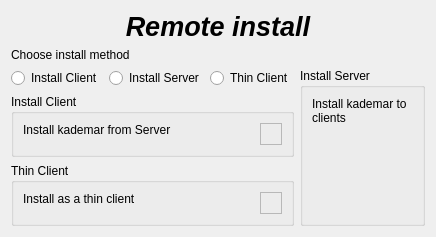
         <widget class="QWidget" name="PRemote">
          <layout class="QGridLayout" name="gridLayout_34">
           <item row="1" column="0" colspan="3">
            <widget class="QLabel" name="LRemote_2">
             <property name="text">
              <string>&lt;html&gt;&lt;head/&gt;&lt;body&gt;&lt;p&gt;Choose install method&lt;/p&gt;&lt;/body&gt;&lt;/html&gt;</string>
             </property>
             <property name="alignment">
              <set>Qt::AlignLeading|Qt::AlignLeft|Qt::AlignTop</set>
             </property>
             <property name="wordWrap">
              <bool>true</bool>
             </property>
            </widget>
           </item>
           <item row="2" column="0">
            <widget class="QRadioButton" name="RBInstallClient_2">
             <property name="text">
              <string>Install Client</string>
             </property>
            </widget>
           </item>
           <item row="2" column="1">
            <widget class="QRadioButton" name="RBInstallServer_2">
             <property name="text">
              <string>Install Server</string>
             </property>
            </widget>
           </item>
           <item row="2" column="2">
            <widget class="QRadioButton" name="RBThinClient_2">
             <property name="text">
              <string>Thin Client</string>
             </property>
            </widget>
           </item>
           <item row="2" column="3" rowspan="3">
            <widget class="QGroupBox" name="GBRemoteServer_2">
             <property name="title">
              <string>Install Server</string>
             </property>
             <layout class="QGridLayout" name="gridLayout_37">
              <item row="0" column="0">
               <widget class="QLabel" name="LRemoteServer_2">
                <property name="text">
                 <string>&lt;html&gt;&lt;head/&gt;&lt;body&gt;&lt;p&gt;Install kademar to clients&lt;/p&gt;&lt;/body&gt;&lt;/html&gt;</string>
                </property>
                <property name="alignment">
                 <set>Qt::AlignLeading|Qt::AlignLeft|Qt::AlignTop</set>
                </property>
                <property name="wordWrap">
                 <bool>true</bool>
                </property>
               </widget>
              </item>
              <item row="0" column="1">
               <widget class="QFrame" name="FInstallServerInfo_2">
                <property name="frameShape">
                 <enum>QFrame::StyledPanel</enum>
                </property>
                <property name="frameShadow">
                 <enum>QFrame::Raised</enum>
                </property>
               </widget>
              </item>
             </layout>
            </widget>
           </item>
           <item row="3" column="0" colspan="3">
            <widget class="QGroupBox" name="GBRemoteClient_2">
             <property name="title">
              <string>Install Client</string>
             </property>
             <layout class="QGridLayout" name="gridLayout_35">
              <item row="0" column="0">
               <widget class="QLabel" name="LRemoteClient_2">
                <property name="text">
                 <string>&lt;html&gt;&lt;head/&gt;&lt;body&gt;&lt;p&gt;Install kademar from Server&lt;/p&gt;&lt;/body&gt;&lt;/html&gt;</string>
                </property>
                <property name="alignment">
                 <set>Qt::AlignLeading|Qt::AlignLeft|Qt::AlignTop</set>
                </property>
                <property name="wordWrap">
                 <bool>true</bool>
                </property>
               </widget>
              </item>
              <item row="0" column="1">
               <widget class="QFrame" name="FInstallClientInfo_2">
                <property name="minimumSize">
                 <size>
                  <width>22</width>
                  <height>22</height>
                 </size>
                </property>
                <property name="maximumSize">
                 <size>
                  <width>22</width>
                  <height>22</height>
                 </size>
                </property>
                <property name="frameShape">
                 <enum>QFrame::StyledPanel</enum>
                </property>
                <property name="frameShadow">
                 <enum>QFrame::Raised</enum>
                </property>
               </widget>
              </item>
             </layout>
            </widget>
           </item>
           <item row="4" column="0" colspan="3">
            <widget class="QGroupBox" name="GBThinClient_2">
             <property name="title">
              <string>Thin Client</string>
             </property>
             <layout class="QGridLayout" name="gridLayout_36">
              <item row="0" column="0">
               <widget class="QLabel" name="LThinClient_2">
                <property name="text">
                 <string>&lt;html&gt;&lt;head/&gt;&lt;body&gt;&lt;p&gt;Install as a thin client&lt;/p&gt;&lt;/body&gt;&lt;/html&gt;</string>
                </property>
                <property name="alignment">
                 <set>Qt::AlignLeading|Qt::AlignLeft|Qt::AlignTop</set>
                </property>
                <property name="wordWrap">
                 <bool>true</bool>
                </property>
               </widget>
              </item>
              <item row="0" column="1">
               <widget class="QFrame" name="FThinClientInfo_2">
                <property name="minimumSize">
                 <size>
                  <width>22</width>
                  <height>22</height>
                 </size>
                </property>
                <property name="maximumSize">
                 <size>
                  <width>22</width>
                  <height>22</height>
                 </size>
                </property>
                <property name="frameShape">
                 <enum>QFrame::StyledPanel</enum>
                </property>
                <property name="frameShadow">
                 <enum>QFrame::Raised</enum>
                </property>
               </widget>
              </item>
             </layout>
            </widget>
           </item>
           <item row="0" column="0" colspan="4">
            <widget class="QLabel" name="LRemoteTitle_2">
             <property name="maximumSize">
              <size>
               <width>16777215</width>
               <height>50</height>
              </size>
             </property>
             <property name="font">
              <font>
               <pointsize>20</pointsize>
               <weight>75</weight>
               <italic>true</italic>
               <bold>true</bold>
              </font>
             </property>
             <property name="text">
              <string>Remote install</string>
             </property>
             <property name="alignment">
              <set>Qt::AlignCenter</set>
             </property>
            </widget>
           </item>
          </layout>
         </widget>
